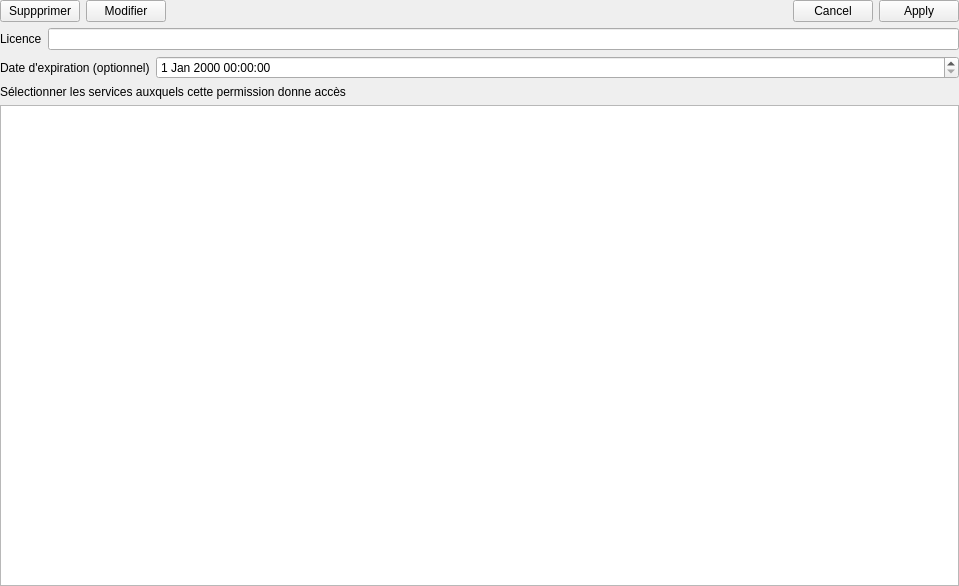
<?xml version="1.0" encoding="UTF-8"?>
<ui version="4.0">
 <class>PermissionsWidget</class>
 <widget class="QWidget" name="PermissionsWidget">
  <property name="geometry">
   <rect>
    <x>0</x>
    <y>0</y>
    <width>959</width>
    <height>586</height>
   </rect>
  </property>
  <property name="windowTitle">
   <string>User informations</string>
  </property>
  <property name="locale">
   <locale language="English" country="UnitedStates"/>
  </property>
  <layout class="QGridLayout" name="gridLayout">
   <property name="leftMargin">
    <number>0</number>
   </property>
   <property name="topMargin">
    <number>0</number>
   </property>
   <property name="rightMargin">
    <number>0</number>
   </property>
   <property name="bottomMargin">
    <number>0</number>
   </property>
   <item row="0" column="0" colspan="2">
    <layout class="QHBoxLayout" name="lyt_button">
     <property name="topMargin">
      <number>0</number>
     </property>
     <item>
      <widget class="QPushButton" name="btn_delete">
       <property name="text">
        <string>Suppprimer</string>
       </property>
      </widget>
     </item>
     <item>
      <widget class="QPushButton" name="btn_update">
       <property name="text">
        <string>Modifier</string>
       </property>
      </widget>
     </item>
     <item>
      <spacer name="horizontalSpacer">
       <property name="orientation">
        <enum>Qt::Horizontal</enum>
       </property>
       <property name="sizeHint" stdset="0">
        <size>
         <width>40</width>
         <height>20</height>
        </size>
       </property>
      </spacer>
     </item>
     <item>
      <widget class="QDialogButtonBox" name="btnbox_update">
       <property name="standardButtons">
        <set>QDialogButtonBox::Apply|QDialogButtonBox::Cancel</set>
       </property>
      </widget>
     </item>
    </layout>
   </item>
   <item row="2" column="0">
    <widget class="QLabel" name="label">
     <property name="sizePolicy">
      <sizepolicy hsizetype="Fixed" vsizetype="Preferred">
       <horstretch>0</horstretch>
       <verstretch>0</verstretch>
      </sizepolicy>
     </property>
     <property name="text">
      <string>Date d'expiration (optionnel)</string>
     </property>
    </widget>
   </item>
   <item row="2" column="1">
    <widget class="QgsDateTimeEdit" name="datetime_end_date"/>
   </item>
   <item row="3" column="0" colspan="2">
    <widget class="QLabel" name="label_2">
     <property name="text">
      <string>Sélectionner les services auxquels cette permission donne accès</string>
     </property>
    </widget>
   </item>
   <item row="4" column="0" colspan="2">
    <widget class="QTableView" name="tbv_offering"/>
   </item>
   <item row="1" column="0" colspan="2">
    <layout class="QHBoxLayout" name="horizontalLayout_2">
     <property name="topMargin">
      <number>0</number>
     </property>
     <item>
      <widget class="QLabel" name="lbl_licence">
       <property name="sizePolicy">
        <sizepolicy hsizetype="Fixed" vsizetype="Preferred">
         <horstretch>0</horstretch>
         <verstretch>0</verstretch>
        </sizepolicy>
       </property>
       <property name="text">
        <string>Licence</string>
       </property>
      </widget>
     </item>
     <item>
      <widget class="QLineEdit" name="lne_licence"/>
     </item>
    </layout>
   </item>
  </layout>
 </widget>
 <customwidgets>
  <customwidget>
   <class>QgsDateTimeEdit</class>
   <extends>QDateTimeEdit</extends>
   <header>qgsdatetimeedit.h</header>
  </customwidget>
 </customwidgets>
 <resources/>
 <connections/>
</ui>
